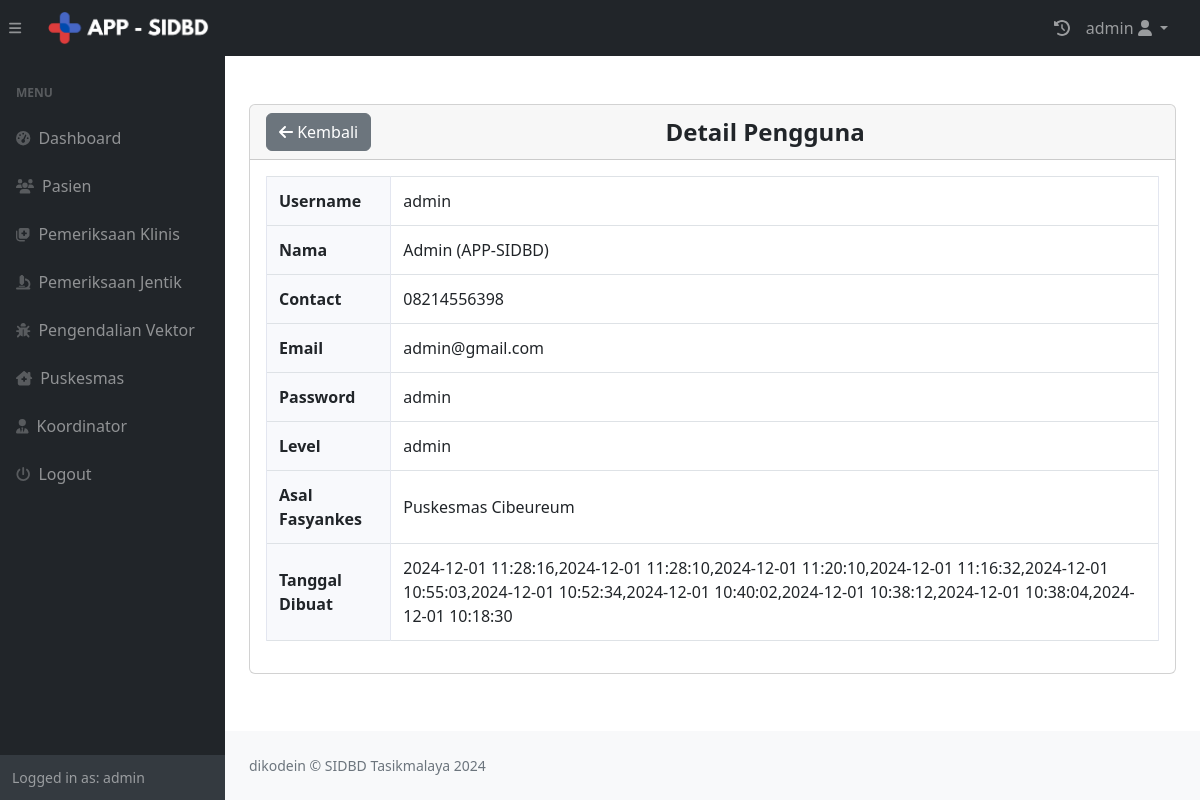
Screenshot of /petugas/penggunalihat.php?id=27 (signed in) with the database file from the repository.
### tables this page shows
CREATE TABLE `user` (
  `id` int(11) NOT NULL,
  `nama` varchar(244) DEFAULT NULL,
  `username` varchar(255) NOT NULL,
  `password` varchar(255) DEFAULT NULL,
  `contact` varchar(255) NOT NULL,
  `email` varchar(255) NOT NULL,
  `idpuskesmas` int(11) DEFAULT NULL,
  `level` enum('admin','petugas','koordinator') NOT NULL DEFAULT 'petugas',
  `activity` text DEFAULT NULL,
  `created_at` text DEFAULT NULL
);

CREATE TABLE `puskesmas` (
  `idpuskesmas` int(11) NOT NULL,
  `Nama_Puskesmas` varchar(111) NOT NULL,
  `Alamat` varchar(111) NOT NULL,
  `Nomor_Kontak` varchar(111) NOT NULL,
  `created_at` datetime DEFAULT current_timestamp(),
  `longitude` varchar(50) DEFAULT NULL,
  `latitude` varchar(50) DEFAULT NULL,
  `jam_operasional` varchar(100) DEFAULT NULL,
  `kepala_puskesmas` varchar(255) DEFAULT NULL
);

### petugas/penggunalihat.php (the view, shortened to what this page needs)
<?php
require "../function.php";
require "header.php";
$idpengguna = isset($_GET['id']) ? $_GET['id'] : '';
$idpengguna = intval($idpengguna);
$query = "SELECT u.*, p.Nama_Puskesmas FROM user u LEFT JOIN puskesmas p ON u.idpuskesmas = p.idpuskesmas WHERE u.id = ?";
if ($stmt = $conn->prepare($query)) {
    $stmt->bind_param("i", $idpengguna);
    $stmt->execute();
    $result = $stmt->get_result();
    if ($result->num_rows > 0) {
        $data = $result->fetch_assoc();
    } else {
        echo "<script>alert('Data pengguna tidak ditemukan!'); window.location.href='pengguna.php';</script>";
        exit();
    }
} else {
    echo "ERROR: Could not prepare query: " . $conn->error;
    exit();
}
?>
<body class="sb-nav-fixed">
    <?php include 'nav.php'; ?>
        <?php include 'menu.php'; ?>
        <div id="layoutSidenav_content">
            <main>
                <div class="container-fluid px-4">
                    <br>
                    <br>
                    <div class="card mb-4">
                        <div class="card-header">
                        <a href="#" class="btn btn-secondary" onclick="history.back(); return false;"><i class="fas fa-arrow-left"></i> Kembali</a>
                            <div class="header-title">Detail Pengguna</div>
                        </div>
                        <div class="card-body">
                            <table class="table table-bordered">
                                <tr>
                                    <th>Username</th>
                                    <td><?php echo htmlspecialchars($data['username']); ?></td>
                                </tr>
                                <tr>
                                    <th>Nama</th>
                                    <td><?php echo htmlspecialchars($data['nama']); ?></td>
                                </tr>
                                <tr>
                                    <th>Contact</th>
                                    <td><?php echo htmlspecialchars($data['contact']); ?></td>
                                </tr>
                                <tr>
                                    <th>Email</th>
                                    <td><?php echo htmlspecialchars($data['email']); ?></td>
                                </tr>
                                <tr>
                                    <th>Password</th>
                                    <td><?php echo htmlspecialchars($data['password']); ?></td>
                                </tr>
                                <tr>
                                    <th>Level</th>
                                    <td><?php echo htmlspecialchars($data['level']); ?></td>
                                </tr>
                                <tr>
                                    <th>Asal Fasyankes</th>
                                    <td><?php echo htmlspecialchars($data['Nama_Puskesmas']); ?></td>
                                </tr>
                                <?php if (isset($data['created_at'])): ?>
                                <tr>
                                    <th>Tanggal Dibuat</th>
                                    <td><?php echo htmlspecialchars($data['created_at']); ?></td>
                                </tr>
                                <?php endif; ?>
                            </table>
                        </div>
                    </div>
                </div>
            </main>
            <?php include 'footer.php'; ?>
        </div>
    </div>
</body>
</html>

### petugas/header.php (style rules this page uses)
.table th, .table td { padding: 12px; text-align: left; vertical-align: middle; }
.table th { background-color: #f8f9fc; }
@media (min-width: 769px) { .table tbody tr { display: table-row; } }
.table th, .table td { border-color: #e3e6f0; }

### petugas/penggunalihat.php (style rules this page uses)
.card-header { display: flex; align-items: center; justify-content: space-between; font-weight: bold; font-size: 1.5em; }
.card-header .header-title { text-align: center; flex: 1; }

### rows the page displays
user: username "admin", nama "Admin (APP-SIDBD)", contact "08214556398", email "admin@gmail.com", password "admin", level "admin", idpuskesmas.Nama_Puskesmas "Puskesmas Cibeureum", created_at "2024-12-01 11:28:16,2024-12-01 11:28:10,2024-12-01 11:20:10,2024-12-01 11:16:32,2024-12-01 10:55:03,2024-12-01 10:52:34,2024-12-01 10:40:02,2024-12-01 10:38:12,2024-12-01 10:38:04,2024-12-01 10:18:30"

### other values shown
$_SESSION["username"] "admin"
